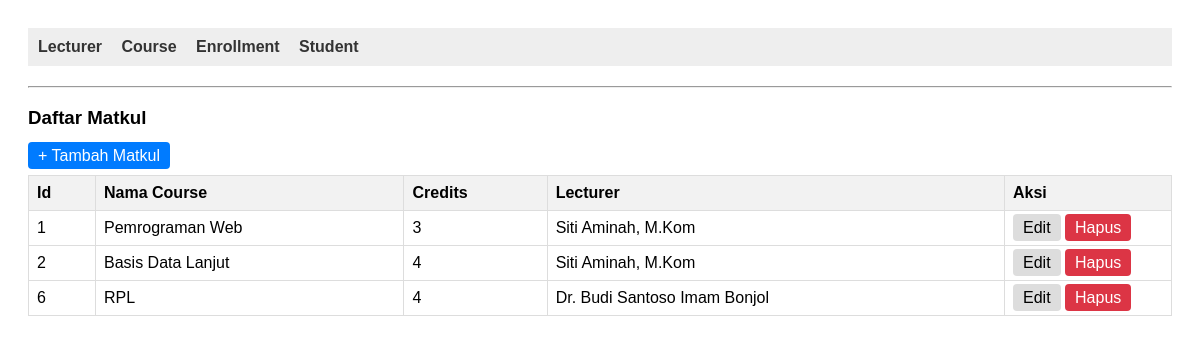
Screenshot of /index.php?entity=course with the database file from the repository.
### tables this page shows
CREATE TABLE `course` (
  `course_id` int(11) NOT NULL,
  `lecturer_id` int(11) DEFAULT NULL,
  `course_name` varchar(100) NOT NULL,
  `credits` int(11) NOT NULL
);

CREATE TABLE `lecturer` (
  `lecturer_id` int(11) NOT NULL,
  `lecturer_name` varchar(100) NOT NULL,
  `phone` varchar(20) DEFAULT NULL
);

### models/Course.php (called while the page is built, shortened)
<?php
include_once __DIR__ . '/../config/DB.php';
class Course
{
    private $conn;
    public function __construct()
    {
        $database = new DB();
        $this->conn = $database->getConnection();
    }
    public function getAll()
    {
        $query = "
            SELECT
                c.course_id,
                c.course_name,
                c.credits,
                l.lecturer_id,
                l.lecturer_name,
                l.phone
            FROM course c
            LEFT JOIN lecturer l ON c.lecturer_id = l.lecturer_id
        ";
        $stmt = $this->conn->prepare($query);
        $stmt->execute();
        return $stmt->fetchAll(PDO::FETCH_ASSOC);
    }
}

### config/DB.php (called while the page is built, shortened)
<?php
class DB
{
    private $host = "localhost";
    private $database = "sistem_akademik";
    private $username = "root";
    private $password = "";
    public function getConnection()
    {
        $this->conn = null;
        try {
            $this->conn = new PDO("mysql:host=" . $this->host . ";dbname=" . $this->database, $this->username, $this->password);
            $this->conn->setAttribute(PDO::ATTR_ERRMODE, PDO::ERRMODE_EXCEPTION);
        } catch (PDOException $exception) {
            echo "Connection error: " . $exception->getMessage();
        }
        return $this->conn;
    }
}

### viewmodels/CourseViewModel.php (called while the page is built, shortened)
<?php
include_once __DIR__ . '/../models/Course.php';
class CourseViewModel
{
    private $course;
    public function __construct()
    {
        $this->course = new Course();
    }
    public function getCourseList()
    {
        return $this->course->getAll();
    }
}

### views/course_list.php (the view, shortened to what this page needs)
<?php
include_once __DIR__ . '/template/header.php';
?>
<div class="container mt-4">
    <div class="row mb-3">
        <div class="col-md-6">
            <h3>Daftar Matkul</h3>
        </div>
        <div class="col-md-6 text-end">
            <a href="index.php?entity=course&action=add" class="btn btn-primary">
                + Tambah Matkul
            </a>
        </div>
    </div>
    <table class="table table-bordered table-striped table-hover">
        <thead class="table-dark">
            <tr>
                <th width="50">Id</th>
                <th>Nama Course</th>
                <th>Credits</th>
                <th>Lecturer</th>
                <th width="150">Aksi</th>
            </tr>
        </thead>
        <tbody>
            <?php
            if (!empty($courseList)) {
                foreach ($courseList as $course) {
            ?>
                    <tr>
                        <td><?= htmlspecialchars($course['course_id']) ?></td>
                        <td><?= htmlspecialchars($course['course_name']) ?></td>
                        <td><?= htmlspecialchars($course['credits']) ?></td>
                        <td><?= htmlspecialchars($course['lecturer_name']) ?></td>
                        <td>
                            <a href="index.php?entity=course&action=edit&id=<?= $course['course_id'] ?>"
                                class="btn btn-sm btn-warning">Edit</a>
                            <a href="index.php?entity=course&action=delete&id=<?= $course['course_id'] ?>"
                                onclick="return confirm('Yakin ingin menghapus data <?= $course['course_name'] ?>?');"
                                class="btn btn-sm btn-danger">Hapus</a>
                        </td>
                    </tr>
                <?php
                }
            } else {
                ?>
                <tr>
                    <td colspan="5" class="text-center">Belum ada data matkul.</td>
                </tr>
            <?php
            }
            ?>
        </tbody>
    </table>
</div>
<?php
include_once __DIR__ . '/template/footer.php';
?>

### index.php (shortened to what this page needs)
<?php
require_once __DIR__ . '/viewmodels/CourseViewModel.php';
$entity = isset($_GET['entity']) ? $_GET['entity'] : 'student';
$action = isset($_GET['action']) ? $_GET['action'] : 'list';
if ($entity === 'student') {
    $studentVM = new StudentViewModel();
    switch ($action) {
        case 'list':
            $studentList = $studentVM->getstudentList();
            require_once 'views/student_list.php';
            break;
        case 'add':
            require_once 'views/student_form.php';
            break;
        case 'edit':
            $id = $_GET['id'];
            $student = $studentVM->getstudentById($id);
            require_once 'views/student_form.php';
            break;
        case 'save':
            $full_name = $_POST['full_name'];
            $major = $_POST['major'];
            $entry_year = $_POST['entry_year'];
            $studentVM->addstudent($full_name, $major, $entry_year);
            header('Location: index.php?entity=student&action=list');
            break;
        case 'update':
            $id = $_POST['student_id'];
            $full_name = $_POST['full_name'];
            $major = $_POST['major'];
            $entry_year = $_POST['entry_year'];
            $studentVM->updatestudent($id, $full_name, $major, $entry_year);
            header('Location: index.php?entity=student&action=list');
            break;
        case 'delete':
            $id = $_GET['id'];
            try {
                $studentVM->deletestudent($id);
                header('Location: index.php?entity=student&action=list');
            } catch (Exception $e) {
                header('Location: index.php?entity=student&action=list&error=dependency');
            }
            break;
        default:
            echo "Invalid action for student.";
            break;
    }
} elseif ($entity === 'course') {
    $courseVM = new CourseViewModel();
    switch ($action) {
        case 'list':
            $courseList = $courseVM->getCourseList();
            require_once 'views/course_list.php';
            break;
    }
} else {
    echo "Entity not found. Please check your URL.";
}
?>

### views/template/header.php (shortened to what this page needs)
<!DOCTYPE html>
<html lang="en">
<head>
</head>
<body>
    <nav>
        <a href="index.php?entity=lecturer">Lecturer</a>
        <a href="index.php?entity=course">Course</a>
        <a href="index.php?entity=enrollment">Enrollment</a>
        <a href="index.php?entity=student">Student</a>
    </nav>
    <hr>

### views/template/footer.php
</body>
</html>

### views/template/header.php (style rules this page uses)
body { font-family: sans-serif; padding: 20px; }
nav { background: #eee; padding: 10px; margin-bottom: 20px; }
nav a { margin-right: 15px; text-decoration: none; color: #333; font-weight: bold; }
table { border-collapse: collapse; width: 100%; margin-top: 10px; }
th, td { border: 1px solid #ddd; padding: 8px; text-align: left; }
th { background-color: #f2f2f2; }
.btn { padding: 5px 10px; text-decoration: none; background: #ddd; color: black; border-radius: 4px; }
.btn-primary { background: #007bff; color: white; }
.btn-danger { background: #dc3545; color: white; }

### rows the page displays
course: course_id "1", course_name "Pemrograman Web", credits "3", lecturer.lecturer_name "Siti Aminah, M.Kom"
course: course_id "2", course_name "Basis Data Lanjut", credits "4", lecturer.lecturer_name "Siti Aminah, M.Kom"
course: course_id "6", course_name "RPL", credits "4", lecturer.lecturer_name "Dr. Budi Santoso Imam Bonjol"
